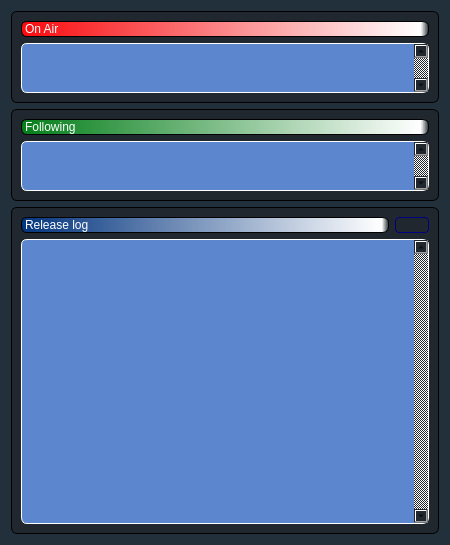
<?xml version="1.0" encoding="UTF-8"?>
<ui version="4.0">
 <class>FrmIndicadores</class>
 <widget class="QDialog" name="FrmIndicadores">
  <property name="geometry">
   <rect>
    <x>0</x>
    <y>0</y>
    <width>450</width>
    <height>545</height>
   </rect>
  </property>
  <property name="minimumSize">
   <size>
    <width>300</width>
    <height>0</height>
   </size>
  </property>
  <property name="windowTitle">
   <string>Indicadores</string>
  </property>
  <property name="styleSheet">
   <string notr="true">background-color: rgb(33, 48, 58);</string>
  </property>
  <layout class="QVBoxLayout" name="verticalLayout_4">
   <item>
    <widget class="QFrame" name="frame">
     <property name="sizePolicy">
      <sizepolicy hsizetype="Preferred" vsizetype="Fixed">
       <horstretch>0</horstretch>
       <verstretch>1</verstretch>
      </sizepolicy>
     </property>
     <property name="styleSheet">
      <string notr="true">background-color: rgb(32, 39, 47);

     border-radius:6px;
   border: 1px solid #000000;</string>
     </property>
     <property name="frameShape">
      <enum>QFrame::StyledPanel</enum>
     </property>
     <property name="frameShadow">
      <enum>QFrame::Raised</enum>
     </property>
     <layout class="QVBoxLayout" name="verticalLayout">
      <item>
       <widget class="QLabel" name="label">
        <property name="styleSheet">
         <string notr="true">background-color: qlineargradient(spread:pad, x1:0, y1:0, x2:1, y2:0, stop:0 rgba(249, 10, 14, 255), stop:0.98 rgba(255, 255, 255, 255), stop:1 rgba(0, 0, 0, 0));

color: rgb(255, 255, 255);
</string>
        </property>
        <property name="text">
         <string>On Air</string>
        </property>
       </widget>
      </item>
      <item>
       <widget class="QTextEdit" name="TOnAir">
        <property name="sizePolicy">
         <sizepolicy hsizetype="Expanding" vsizetype="Expanding">
          <horstretch>0</horstretch>
          <verstretch>0</verstretch>
         </sizepolicy>
        </property>
        <property name="maximumSize">
         <size>
          <width>16777215</width>
          <height>50</height>
         </size>
        </property>
        <property name="styleSheet">
         <string notr="true">background-color: rgb(92, 135, 206);
color: rgb(255, 255, 255);
font: 75 14pt &quot;MS Shell Dlg 2&quot;;

border-color: rgb(255, 255, 255);</string>
        </property>
        <property name="verticalScrollBarPolicy">
         <enum>Qt::ScrollBarAlwaysOn</enum>
        </property>
        <property name="html">
         <string>&lt;!DOCTYPE HTML PUBLIC &quot;-//W3C//DTD HTML 4.0//EN&quot; &quot;http://www.w3.org/TR/REC-html40/strict.dtd&quot;&gt;
&lt;html&gt;&lt;head&gt;&lt;meta name=&quot;qrichtext&quot; content=&quot;1&quot; /&gt;&lt;style type=&quot;text/css&quot;&gt;
p, li { white-space: pre-wrap; }
&lt;/style&gt;&lt;/head&gt;&lt;body style=&quot; font-family:'MS Shell Dlg 2'; font-size:14pt; font-weight:72; font-style:normal;&quot;&gt;
&lt;p align=&quot;center&quot; style=&quot;-qt-paragraph-type:empty; margin-top:0px; margin-bottom:0px; margin-left:0px; margin-right:0px; -qt-block-indent:0; text-indent:0px;&quot;&gt;&lt;br /&gt;&lt;/p&gt;&lt;/body&gt;&lt;/html&gt;</string>
        </property>
        <property name="textInteractionFlags">
         <set>Qt::NoTextInteraction</set>
        </property>
       </widget>
      </item>
     </layout>
    </widget>
   </item>
   <item>
    <widget class="QFrame" name="frame_2">
     <property name="sizePolicy">
      <sizepolicy hsizetype="Preferred" vsizetype="Fixed">
       <horstretch>0</horstretch>
       <verstretch>1</verstretch>
      </sizepolicy>
     </property>
     <property name="styleSheet">
      <string notr="true">background-color: rgb(32, 39, 47);

     border-radius:6px;
   border: 1px solid #000000;</string>
     </property>
     <property name="frameShape">
      <enum>QFrame::StyledPanel</enum>
     </property>
     <property name="frameShadow">
      <enum>QFrame::Raised</enum>
     </property>
     <layout class="QVBoxLayout" name="verticalLayout_2">
      <item>
       <widget class="QLabel" name="label_2">
        <property name="styleSheet">
         <string notr="true">
background-color: qlineargradient(spread:pad, x1:0, y1:0, x2:1, y2:0, stop:0 rgba(4, 126, 25, 255), stop:0.98 rgba(255, 255, 255, 255), stop:1 rgba(0, 0, 0, 0));

color: rgb(255, 255, 255);
</string>
        </property>
        <property name="text">
         <string>Following</string>
        </property>
       </widget>
      </item>
      <item>
       <widget class="QTextEdit" name="TSiguiente">
        <property name="sizePolicy">
         <sizepolicy hsizetype="Expanding" vsizetype="Expanding">
          <horstretch>0</horstretch>
          <verstretch>0</verstretch>
         </sizepolicy>
        </property>
        <property name="maximumSize">
         <size>
          <width>16777215</width>
          <height>50</height>
         </size>
        </property>
        <property name="styleSheet">
         <string notr="true">background-color: rgb(92, 135, 206);
color: rgb(255, 255, 255);
font: 75 14pt &quot;MS Shell Dlg 2&quot;;

border-color: rgb(255, 255, 255);</string>
        </property>
        <property name="verticalScrollBarPolicy">
         <enum>Qt::ScrollBarAlwaysOn</enum>
        </property>
        <property name="html">
         <string>&lt;!DOCTYPE HTML PUBLIC &quot;-//W3C//DTD HTML 4.0//EN&quot; &quot;http://www.w3.org/TR/REC-html40/strict.dtd&quot;&gt;
&lt;html&gt;&lt;head&gt;&lt;meta name=&quot;qrichtext&quot; content=&quot;1&quot; /&gt;&lt;style type=&quot;text/css&quot;&gt;
p, li { white-space: pre-wrap; }
&lt;/style&gt;&lt;/head&gt;&lt;body style=&quot; font-family:'MS Shell Dlg 2'; font-size:14pt; font-weight:72; font-style:normal;&quot;&gt;
&lt;p align=&quot;center&quot; style=&quot;-qt-paragraph-type:empty; margin-top:0px; margin-bottom:0px; margin-left:0px; margin-right:0px; -qt-block-indent:0; text-indent:0px;&quot;&gt;&lt;br /&gt;&lt;/p&gt;&lt;/body&gt;&lt;/html&gt;</string>
        </property>
        <property name="textInteractionFlags">
         <set>Qt::NoTextInteraction</set>
        </property>
       </widget>
      </item>
     </layout>
    </widget>
   </item>
   <item>
    <widget class="QFrame" name="frame_3">
     <property name="sizePolicy">
      <sizepolicy hsizetype="Preferred" vsizetype="Minimum">
       <horstretch>2</horstretch>
       <verstretch>0</verstretch>
      </sizepolicy>
     </property>
     <property name="styleSheet">
      <string notr="true">background-color: rgb(32, 39, 47);

     border-radius:6px;
   border: 1px solid #000000;</string>
     </property>
     <property name="frameShape">
      <enum>QFrame::StyledPanel</enum>
     </property>
     <property name="frameShadow">
      <enum>QFrame::Raised</enum>
     </property>
     <layout class="QVBoxLayout" name="verticalLayout_3">
      <item>
       <layout class="QHBoxLayout" name="horizontalLayout">
        <item>
         <widget class="QLabel" name="label_3">
          <property name="sizePolicy">
           <sizepolicy hsizetype="Preferred" vsizetype="Preferred">
            <horstretch>1</horstretch>
            <verstretch>0</verstretch>
           </sizepolicy>
          </property>
          <property name="styleSheet">
           <string notr="true">background-color: qlineargradient(spread:pad, x1:0, y1:0, x2:1, y2:0, stop:0 rgba(2, 52, 126, 255), stop:0.98 rgba(255, 255, 255, 255), stop:1 rgba(0, 0, 0, 0));


color: rgb(255, 255, 255);</string>
          </property>
          <property name="text">
           <string>Release log</string>
          </property>
         </widget>
        </item>
        <item>
         <widget class="QPushButton" name="pushButton">
          <property name="cursor">
           <cursorShape>PointingHandCursor</cursorShape>
          </property>
          <property name="toolTip">
           <string>&lt;!DOCTYPE HTML PUBLIC &quot;-//W3C//DTD HTML 4.0//EN&quot; &quot;http://www.w3.org/TR/REC-html40/strict.dtd&quot;&gt;
&lt;html&gt;&lt;head&gt;&lt;meta name=&quot;qrichtext&quot; content=&quot;1&quot; /&gt;&lt;style type=&quot;text/css&quot;&gt;
p, li { white-space: pre-wrap; }
&lt;/style&gt;&lt;/head&gt;&lt;body style=&quot; font-family:'MS Shell Dlg 2'; font-size:8.25pt; font-weight:400; font-style:normal;&quot;&gt;
&lt;p style=&quot; margin-top:0px; margin-bottom:0px; margin-left:0px; margin-right:0px; -qt-block-indent:0; text-indent:0px;&quot;&gt;&lt;span style=&quot; color:#7bf409;&quot;&gt;Borrar Historial&lt;/span&gt;&lt;/p&gt;&lt;/body&gt;&lt;/html&gt;</string>
          </property>
          <property name="styleSheet">
           <string notr="true">QPushButton {
     border: 1px solid #000000;
     border-radius:4px;
     background-color: qlineargradient(x1: 0, y1: 0, x2: 0, y2: 1,
                                       stop: 0 #f6f7fa, stop: 1 #dadbde);
     min-width: 30px;
font: 75 11pt &quot;MS Shell Dlg 2&quot;;
 }


QPushButton:hover {
     background-color: qlineargradient(x1: 0, y1: 0, x2: 0, y2: 1,
                                       stop: 0 #f5b14e, stop: 1 #fff9ef);
 }

 QPushButton:default {
     border-color: navy; /* make the default button prominent */
 }
    </string>
          </property>
          <property name="icon">
           <iconset resource="radioit.qrc">
            <normaloff>:/general/iconos/player/purge.png</normaloff>:/general/iconos/player/purge.png</iconset>
          </property>
          <property name="iconSize">
           <size>
            <width>16</width>
            <height>18</height>
           </size>
          </property>
         </widget>
        </item>
       </layout>
      </item>
      <item>
       <widget class="QTextEdit" name="TLog">
        <property name="sizePolicy">
         <sizepolicy hsizetype="Expanding" vsizetype="Expanding">
          <horstretch>0</horstretch>
          <verstretch>1</verstretch>
         </sizepolicy>
        </property>
        <property name="font">
         <font>
          <family>MS Shell Dlg 2</family>
          <pointsize>10</pointsize>
          <weight>50</weight>
          <italic>false</italic>
          <bold>false</bold>
         </font>
        </property>
        <property name="styleSheet">
         <string notr="true">background-color: rgb(92, 135, 206);
color: rgb(255, 255, 255);


border-color: rgb(255, 255, 255);</string>
        </property>
        <property name="verticalScrollBarPolicy">
         <enum>Qt::ScrollBarAlwaysOn</enum>
        </property>
        <property name="html">
         <string>&lt;!DOCTYPE HTML PUBLIC &quot;-//W3C//DTD HTML 4.0//EN&quot; &quot;http://www.w3.org/TR/REC-html40/strict.dtd&quot;&gt;
&lt;html&gt;&lt;head&gt;&lt;meta name=&quot;qrichtext&quot; content=&quot;1&quot; /&gt;&lt;style type=&quot;text/css&quot;&gt;
p, li { white-space: pre-wrap; }
&lt;/style&gt;&lt;/head&gt;&lt;body style=&quot; font-family:'MS Shell Dlg 2'; font-size:10pt; font-weight:400; font-style:normal;&quot;&gt;
&lt;p style=&quot;-qt-paragraph-type:empty; margin-top:0px; margin-bottom:0px; margin-left:0px; margin-right:0px; -qt-block-indent:0; text-indent:0px; font-weight:72;&quot;&gt;&lt;br /&gt;&lt;/p&gt;&lt;/body&gt;&lt;/html&gt;</string>
        </property>
        <property name="textInteractionFlags">
         <set>Qt::NoTextInteraction</set>
        </property>
       </widget>
      </item>
     </layout>
    </widget>
   </item>
  </layout>
 </widget>
 <resources>
  <include location="radioit.qrc"/>
 </resources>
 <connections>
  <connection>
   <sender>pushButton</sender>
   <signal>clicked()</signal>
   <receiver>TLog</receiver>
   <slot>clear()</slot>
   <hints>
    <hint type="sourcelabel">
     <x>415</x>
     <y>227</y>
    </hint>
    <hint type="destinationlabel">
     <x>367</x>
     <y>293</y>
    </hint>
   </hints>
  </connection>
 </connections>
</ui>
